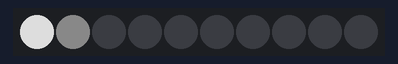
Simulated run of this sketch. Board: Arduino Uno, built with avr-gcc and run on an emulated ATmega328P. Parts: 10 RGB LEDs in strip order, left to right. Dim RGB values are drawn brighter than linear; random numbers use the default seed unless the sketch sets one.

Above: at 0.05 s.
At 9.0 s:
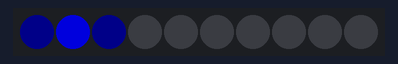
At 19.97 s:
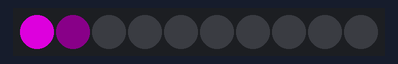
At 24.91 s:
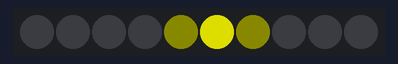
At 29.94 s:
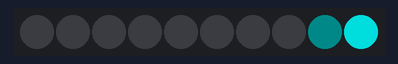
At 39.9 s:
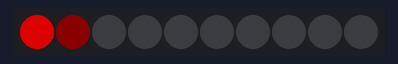

The sketch:

simple.ino
```cpp
#include <Adafruit_NeoPixel.h>

#define PIN            3

#define NUMPIXELS      10

Adafruit_NeoPixel pixels = Adafruit_NeoPixel(NUMPIXELS, PIN, NEO_GRB + NEO_KHZ800);

int delayval = 100;

int i;

void setup() {
  pixels.begin();
}

void loop() {

   int x = random(2);
   int y = random(2);
   int z = random(2);

  for(i;i<NUMPIXELS-1;i++){
    pixels.setPixelColor(i+2, pixels.Color(0,0,0));
    pixels.setPixelColor(i+1, pixels.Color(x*10,y*10,z*10));
    pixels.setPixelColor(i, pixels.Color(x*150,y*150,z*150));
    pixels.setPixelColor(i-1, pixels.Color(x*10,y*10,z*10));
    pixels.setPixelColor(i-2, pixels.Color(0,0,0));
    pixels.show();
    delay(delayval);
  }

    for(i;i>0;i--){
    pixels.setPixelColor(i+2, pixels.Color(0,0,0));
    pixels.setPixelColor(i+1, pixels.Color(x*10,y*10,z*10));
    pixels.setPixelColor(i, pixels.Color(x*150,y*150,z*150));
    pixels.setPixelColor(i-1, pixels.Color(x*10,y*10,z*10));
    pixels.setPixelColor(i-2, pixels.Color(0,0,0));
    pixels.show();
    delay(delayval);
  }
  //*/
}
```
